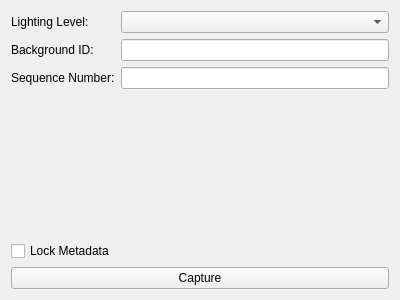
<?xml version="1.0" encoding="UTF-8"?>
<ui version="4.0">
 <class>MetadataPanel</class>
 <widget class="QWidget" name="MetadataPanel">
  <property name="geometry">
   <rect>
    <x>0</x>
    <y>0</y>
    <width>400</width>
    <height>300</height>
   </rect>
  </property>
  <property name="windowTitle">
   <string>Form</string>
  </property>
  <layout class="QVBoxLayout" name="verticalLayout">
   <item>
    <layout class="QFormLayout" name="formLayout">
     <item row="0" column="0">
      <widget class="QLabel" name="label">
       <property name="text">
        <string>Lighting Level:</string>
       </property>
      </widget>
     </item>
     <item row="0" column="1">
      <widget class="QComboBox" name="lighting_combo"/>
     </item>
     <item row="1" column="0">
      <widget class="QLabel" name="label_2">
       <property name="text">
        <string>Background ID:</string>
       </property>
      </widget>
     </item>
     <item row="1" column="1">
      <widget class="QLineEdit" name="background_id_edit"/>
     </item>
     <item row="2" column="0">
      <widget class="QLabel" name="label_3">
       <property name="text">
        <string>Sequence Number:</string>
       </property>
      </widget>
     </item>
     <item row="2" column="1">
      <widget class="QLineEdit" name="sequence_number_edit"/>
     </item>
    </layout>
   </item>
   <item>
    <widget class="QCheckBox" name="lock_checkbox">
     <property name="text">
      <string>Lock Metadata</string>
     </property>
    </widget>
   </item>
   <item>
    <widget class="QPushButton" name="capture_button">
     <property name="text">
      <string>Capture</string>
     </property>
    </widget>
   </item>
  </layout>
 </widget>
 <resources/>
 <connections/>
</ui>
